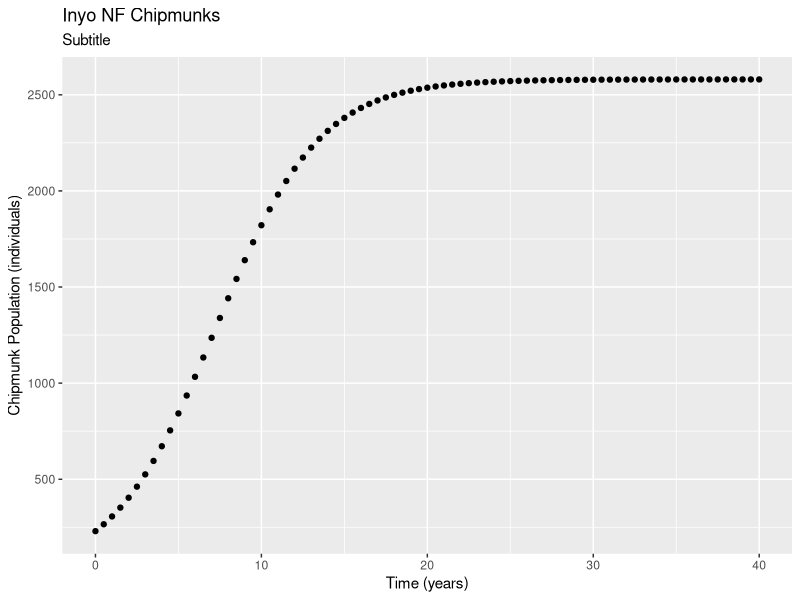

Source code (R):
## ---- chunk 1
knitr::opts_chunk$set(echo = TRUE)

library(tidyverse)
## ---- chunk 2
# examples of logarithms

log(4)

exp(1.386294)

exp(1)

log(exp(1))

## ---- chunk 3

# a sequence of 1 - 20, by 1

ex_1 <- seq(from = 1, to = 20, by = 1)

# vector from 0 to 40 by incr of 0.2

ex_2 <- seq(from = 0, to = 40, by = 0.2)
## ---- chunk 4
pop_logistic <- function(capacity, init_pop, rate, time_yr) {
  
  capacity / (1 + ((capacity - init_pop) / init_pop) * exp(-rate * time_yr))
  
  
}

pop_logistic(capacity = 2580, init_pop = 230, rate = 0.32, time_yr = 2.4)
## ---- chunk 5
time_vec <- seq(from = 0, to = 40, by = 0.5)

time_vec
## ---- chunk 6
chipmunk_pop <- pop_logistic(capacity = 2580, init_pop = 230, rate = 0.32, time_yr = time_vec)
## ---- chunk 7

chipmunk_df <- data.frame(time_vec, chipmunk_pop)
## ---- chunk 8
ggplot(data = chipmunk_df, aes(x = time_vec, y = chipmunk_pop)) + 
  geom_point() +
  labs(x = "Time (years)",
       y = "Chipmunk Population (individuals)",
       title = "Inyo NF Chipmunks",
       subtitle = "Subtitle")
